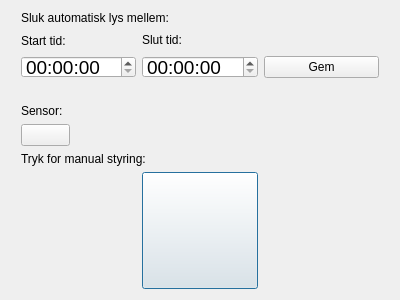
<?xml version="1.0" encoding="UTF-8"?>
<ui version="4.0">
 <class>Lysstyring</class>
 <widget class="QDialog" name="Lysstyring">
  <property name="geometry">
   <rect>
    <x>0</x>
    <y>0</y>
    <width>400</width>
    <height>300</height>
   </rect>
  </property>
  <property name="minimumSize">
   <size>
    <width>0</width>
    <height>14</height>
   </size>
  </property>
  <property name="windowTitle">
   <string>Lys styring</string>
  </property>
  <layout class="QGridLayout" name="gridLayout">
   <item row="16" column="0">
    <spacer name="horizontalSpacer_4">
     <property name="orientation">
      <enum>Qt::Horizontal</enum>
     </property>
     <property name="sizeType">
      <enum>QSizePolicy::Maximum</enum>
     </property>
     <property name="sizeHint" stdset="0">
      <size>
       <width>10</width>
       <height>20</height>
      </size>
     </property>
    </spacer>
   </item>
   <item row="6" column="2">
    <widget class="QLabel" name="slutlabel">
     <property name="sizePolicy">
      <sizepolicy hsizetype="Preferred" vsizetype="Maximum">
       <horstretch>0</horstretch>
       <verstretch>0</verstretch>
      </sizepolicy>
     </property>
     <property name="text">
      <string>Slut tid:</string>
     </property>
    </widget>
   </item>
   <item row="7" column="1">
    <widget class="QTimeEdit" name="startTimeEdit">
     <property name="sizePolicy">
      <sizepolicy hsizetype="Expanding" vsizetype="Expanding">
       <horstretch>0</horstretch>
       <verstretch>1</verstretch>
      </sizepolicy>
     </property>
     <property name="minimumSize">
      <size>
       <width>0</width>
       <height>17</height>
      </size>
     </property>
     <property name="maximumSize">
      <size>
       <width>300</width>
       <height>190</height>
      </size>
     </property>
     <property name="font">
      <font>
       <pointsize>14</pointsize>
      </font>
     </property>
    </widget>
   </item>
   <item row="16" column="1">
    <spacer name="horizontalSpacer_2">
     <property name="orientation">
      <enum>Qt::Horizontal</enum>
     </property>
     <property name="sizeHint" stdset="0">
      <size>
       <width>40</width>
       <height>20</height>
      </size>
     </property>
    </spacer>
   </item>
   <item row="7" column="2">
    <widget class="QTimeEdit" name="slutTimeEdit">
     <property name="sizePolicy">
      <sizepolicy hsizetype="Expanding" vsizetype="Expanding">
       <horstretch>0</horstretch>
       <verstretch>1</verstretch>
      </sizepolicy>
     </property>
     <property name="minimumSize">
      <size>
       <width>0</width>
       <height>17</height>
      </size>
     </property>
     <property name="maximumSize">
      <size>
       <width>300</width>
       <height>190</height>
      </size>
     </property>
     <property name="font">
      <font>
       <pointsize>14</pointsize>
      </font>
     </property>
    </widget>
   </item>
   <item row="16" column="2">
    <widget class="QPushButton" name="OnOffButton">
     <property name="sizePolicy">
      <sizepolicy hsizetype="Expanding" vsizetype="Expanding">
       <horstretch>0</horstretch>
       <verstretch>6</verstretch>
      </sizepolicy>
     </property>
     <property name="maximumSize">
      <size>
       <width>1677721</width>
       <height>16777215</height>
      </size>
     </property>
     <property name="styleSheet">
      <string notr="true">#OnOffButton{
border-image: url(:l2off.png);


}
#OnOffButton:checked
{
border-image: url(:l2on.png);
}
#OnOffButton:enabled
{
	color: red
}</string>
     </property>
     <property name="text">
      <string/>
     </property>
     <property name="checkable">
      <bool>true</bool>
     </property>
    </widget>
   </item>
   <item row="16" column="4">
    <spacer name="horizontalSpacer">
     <property name="orientation">
      <enum>Qt::Horizontal</enum>
     </property>
     <property name="sizeType">
      <enum>QSizePolicy::Maximum</enum>
     </property>
     <property name="sizeHint" stdset="0">
      <size>
       <width>10</width>
       <height>20</height>
      </size>
     </property>
    </spacer>
   </item>
   <item row="16" column="3">
    <spacer name="horizontalSpacer_3">
     <property name="orientation">
      <enum>Qt::Horizontal</enum>
     </property>
     <property name="sizeHint" stdset="0">
      <size>
       <width>40</width>
       <height>20</height>
      </size>
     </property>
    </spacer>
   </item>
   <item row="7" column="3">
    <widget class="QPushButton" name="gemPushButton">
     <property name="sizePolicy">
      <sizepolicy hsizetype="Minimum" vsizetype="Expanding">
       <horstretch>0</horstretch>
       <verstretch>0</verstretch>
      </sizepolicy>
     </property>
     <property name="maximumSize">
      <size>
       <width>300</width>
       <height>16777215</height>
      </size>
     </property>
     <property name="text">
      <string>Gem</string>
     </property>
    </widget>
   </item>
   <item row="6" column="1">
    <widget class="QLabel" name="startlabel">
     <property name="sizePolicy">
      <sizepolicy hsizetype="Preferred" vsizetype="Expanding">
       <horstretch>0</horstretch>
       <verstretch>1</verstretch>
      </sizepolicy>
     </property>
     <property name="text">
      <string>Start tid:</string>
     </property>
    </widget>
   </item>
   <item row="14" column="1" colspan="3">
    <widget class="QLabel" name="label_2">
     <property name="text">
      <string>Tryk for manual styring:</string>
     </property>
    </widget>
   </item>
   <item row="3" column="1" colspan="2">
    <widget class="QLabel" name="label">
     <property name="sizePolicy">
      <sizepolicy hsizetype="Preferred" vsizetype="Expanding">
       <horstretch>0</horstretch>
       <verstretch>0</verstretch>
      </sizepolicy>
     </property>
     <property name="text">
      <string>Sluk automatisk lys mellem:</string>
     </property>
    </widget>
   </item>
   <item row="12" column="1">
    <widget class="QLabel" name="SensorLabel">
     <property name="text">
      <string>Sensor:</string>
     </property>
    </widget>
   </item>
   <item row="11" column="1" colspan="3">
    <widget class="QLabel" name="statuslabel">
     <property name="text">
      <string/>
     </property>
    </widget>
   </item>
   <item row="13" column="1">
    <widget class="QPushButton" name="pushButton">
     <property name="sizePolicy">
      <sizepolicy hsizetype="Fixed" vsizetype="Expanding">
       <horstretch>0</horstretch>
       <verstretch>1</verstretch>
      </sizepolicy>
     </property>
     <property name="minimumSize">
      <size>
       <width>0</width>
       <height>0</height>
      </size>
     </property>
     <property name="maximumSize">
      <size>
       <width>49</width>
       <height>29</height>
      </size>
     </property>
     <property name="styleSheet">
      <string notr="true">#pushButton{
border-image: url(:offt.png);


}
#pushButton:checked
{
border-image: url(:ont.png);
}
#OnOffButton:enabled
{
	color: red
}</string>
     </property>
     <property name="text">
      <string/>
     </property>
     <property name="checkable">
      <bool>true</bool>
     </property>
     <property name="checked">
      <bool>false</bool>
     </property>
    </widget>
   </item>
  </layout>
 </widget>
 <resources/>
 <connections/>
</ui>
